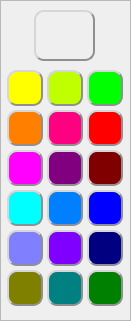
     <widget class="QFrame" name="frame_pick_colors">
      <property name="geometry">
       <rect>
        <x>8</x>
        <y>81</y>
        <width>131</width>
        <height>321</height>
       </rect>
      </property>
      <property name="whatsThis">
       <string>Label color picker</string>
      </property>
      <property name="frameShape">
       <enum>QFrame::StyledPanel</enum>
      </property>
      <property name="frameShadow">
       <enum>QFrame::Sunken</enum>
      </property>
      <property name="lineWidth">
       <number>2</number>
      </property>
      <widget class="QPushButton" name="pushButton_color_red">
       <property name="geometry">
        <rect>
         <x>87</x>
         <y>110</y>
         <width>36</width>
         <height>36</height>
        </rect>
       </property>
       <property name="cursor">
        <cursorShape>PointingHandCursor</cursorShape>
       </property>
       <property name="focusPolicy">
        <enum>Qt::NoFocus</enum>
       </property>
       <property name="whatsThis">
        <string>Color to use for the cells</string>
       </property>
       <property name="styleSheet">
        <string notr="true">QPushButton {
	background-color:rgb(255,0,0);
	border-radius: 10px;
	border: 2px outset #8f8f91;
	color rgb(0,0,0);
}
QPushButton:pressed {
	border: 2px inset #8f8f91;
}
QToolTip {
    border:2px solid black;
	padding:5px;
	background-color:rgb(64,64,64);
	color:white;
	font-size: 14px;
}</string>
       </property>
       <property name="text">
        <string/>
       </property>
       <property name="iconSize">
        <size>
         <width>16</width>
         <height>16</height>
        </size>
       </property>
      </widget>
      <widget class="QPushButton" name="pushButton_color_brown">
       <property name="geometry">
        <rect>
         <x>87</x>
         <y>150</y>
         <width>36</width>
         <height>36</height>
        </rect>
       </property>
       <property name="cursor">
        <cursorShape>PointingHandCursor</cursorShape>
       </property>
       <property name="focusPolicy">
        <enum>Qt::NoFocus</enum>
       </property>
       <property name="whatsThis">
        <string>Color to use for the cells</string>
       </property>
       <property name="styleSheet">
        <string notr="true">QPushButton {
	background-color:rgb(128,0,0);
	border-radius: 10px;
	border: 2px outset #8f8f91;
	color rgb(0,0,0);
}
QPushButton:pressed {
	border: 2px inset #8f8f91;
}
QToolTip {
    border:2px solid black;
	padding:5px;
	background-color:rgb(64,64,64);
	color:white;
	font-size: 14px;
}</string>
       </property>
       <property name="text">
        <string/>
       </property>
       <property name="iconSize">
        <size>
         <width>16</width>
         <height>16</height>
        </size>
       </property>
      </widget>
      <widget class="QPushButton" name="pushButton_color_orange">
       <property name="geometry">
        <rect>
         <x>7</x>
         <y>110</y>
         <width>36</width>
         <height>36</height>
        </rect>
       </property>
       <property name="cursor">
        <cursorShape>PointingHandCursor</cursorShape>
       </property>
       <property name="focusPolicy">
        <enum>Qt::NoFocus</enum>
       </property>
       <property name="whatsThis">
        <string>Color to use for the cells</string>
       </property>
       <property name="styleSheet">
        <string notr="true">QPushButton {
	background-color:rgb(255,128,0);
	border-radius: 10px;
	border: 2px outset #8f8f91;
	color rgb(0,0,0);
}
QPushButton:pressed {
	border: 2px inset #8f8f91;
}
QToolTip {
    border:2px solid black;
	padding:5px;
	background-color:rgb(64,64,64);
	color:white;
	font-size: 14px;
}</string>
       </property>
       <property name="text">
        <string/>
       </property>
       <property name="iconSize">
        <size>
         <width>16</width>
         <height>16</height>
        </size>
       </property>
      </widget>
      <widget class="QPushButton" name="pushButton_color_yellow">
       <property name="geometry">
        <rect>
         <x>7</x>
         <y>70</y>
         <width>36</width>
         <height>36</height>
        </rect>
       </property>
       <property name="cursor">
        <cursorShape>PointingHandCursor</cursorShape>
       </property>
       <property name="focusPolicy">
        <enum>Qt::NoFocus</enum>
       </property>
       <property name="whatsThis">
        <string>Color to use for the cells</string>
       </property>
       <property name="styleSheet">
        <string notr="true">QPushButton {
	background-color:rgb(255,255,0);
	border-radius: 10px;
	border: 2px outset #8f8f91;
	color rgb(0,0,0);
}
QPushButton:pressed {
	border: 2px inset #8f8f91;
}
QToolTip {
    border:2px solid black;
	padding:5px;
	background-color:rgb(64,64,64);
	color:white;
	font-size: 14px;
}</string>
       </property>
       <property name="text">
        <string/>
       </property>
       <property name="iconSize">
        <size>
         <width>16</width>
         <height>16</height>
        </size>
       </property>
      </widget>
      <widget class="QPushButton" name="pushButton_color_pick">
       <property name="geometry">
        <rect>
         <x>34</x>
         <y>10</y>
         <width>61</width>
         <height>51</height>
        </rect>
       </property>
       <property name="cursor">
        <cursorShape>PointingHandCursor</cursorShape>
       </property>
       <property name="focusPolicy">
        <enum>Qt::NoFocus</enum>
       </property>
       <property name="toolTip">
        <string/>
       </property>
       <property name="whatsThis">
        <string>Color to use for the cells</string>
       </property>
       <property name="styleSheet">
        <string notr="true">QPushButton {
	background: qlineargradient(x1: 0, y1: 0, x2: 0, y2: 1,
                                      stop: 0 #FFFFFF, stop: 1 #E0E0E0);
	border-radius: 10px;
	border: 2px outset #8f8f91;
	color rgb(0,0,0);
}
QPushButton:pressed {
	border: 2px inset #8f8f91;
}
QToolTip {
    border:2px solid black;
	padding:5px;
	background-color:rgb(64,64,64);
	color:white;
	font-size: 14px;
}</string>
       </property>
       <property name="text">
        <string/>
       </property>
       <property name="icon">
        <iconset>
         <normalon>:/icons/color.png</normalon>
        </iconset>
       </property>
       <property name="iconSize">
        <size>
         <width>32</width>
         <height>32</height>
        </size>
       </property>
      </widget>
      <widget class="QPushButton" name="pushButton_color_green">
       <property name="geometry">
        <rect>
         <x>87</x>
         <y>70</y>
         <width>36</width>
         <height>36</height>
        </rect>
       </property>
       <property name="cursor">
        <cursorShape>PointingHandCursor</cursorShape>
       </property>
       <property name="focusPolicy">
        <enum>Qt::NoFocus</enum>
       </property>
       <property name="whatsThis">
        <string>Color to use for the cells</string>
       </property>
       <property name="styleSheet">
        <string notr="true">QPushButton {
	background-color:rgb(0,255,0);
	border-radius: 10px;
	border: 2px outset #8f8f91;
	color rgb(0,0,0);
}
QPushButton:pressed {
	border: 2px inset #8f8f91;
}
QToolTip {
    border:2px solid black;
	padding:5px;
	background-color:rgb(64,64,64);
	color:white;
	font-size: 14px;
}</string>
       </property>
       <property name="text">
        <string/>
       </property>
       <property name="iconSize">
        <size>
         <width>16</width>
         <height>16</height>
        </size>
       </property>
      </widget>
      <widget class="QPushButton" name="pushButton_color_olive">
       <property name="geometry">
        <rect>
         <x>7</x>
         <y>270</y>
         <width>36</width>
         <height>36</height>
        </rect>
       </property>
       <property name="cursor">
        <cursorShape>PointingHandCursor</cursorShape>
       </property>
       <property name="focusPolicy">
        <enum>Qt::NoFocus</enum>
       </property>
       <property name="whatsThis">
        <string>Color to use for the cells</string>
       </property>
       <property name="styleSheet">
        <string notr="true">QPushButton {
	background-color:rgb(128,128,0);
	border-radius: 10px;
	border: 2px outset #8f8f91;
	color rgb(0,0,0);
}
QPushButton:pressed {
	border: 2px inset #8f8f91;
}
QToolTip {
    border:2px solid black;
	padding:5px;
	background-color:rgb(64,64,64);
	color:white;
	font-size: 14px;
}</string>
       </property>
       <property name="text">
        <string/>
       </property>
       <property name="iconSize">
        <size>
         <width>16</width>
         <height>16</height>
        </size>
       </property>
      </widget>
      <widget class="QPushButton" name="pushButton_color_cyan">
       <property name="geometry">
        <rect>
         <x>7</x>
         <y>190</y>
         <width>36</width>
         <height>36</height>
        </rect>
       </property>
       <property name="cursor">
        <cursorShape>PointingHandCursor</cursorShape>
       </property>
       <property name="focusPolicy">
        <enum>Qt::NoFocus</enum>
       </property>
       <property name="whatsThis">
        <string>Color to use for the cells</string>
       </property>
       <property name="styleSheet">
        <string notr="true">QPushButton {
	background-color:rgb(0,255,255);
	border-radius: 10px;
	border: 2px outset #8f8f91;
	color rgb(0,0,0);
}
QPushButton:pressed {
	border: 2px inset #8f8f91;
}
QToolTip {
    border:2px solid black;
	padding:5px;
	background-color:rgb(64,64,64);
	color:white;
	font-size: 14px;
}</string>
       </property>
       <property name="text">
        <string/>
       </property>
       <property name="iconSize">
        <size>
         <width>16</width>
         <height>16</height>
        </size>
       </property>
      </widget>
      <widget class="QPushButton" name="pushButton_color_emerald">
       <property name="geometry">
        <rect>
         <x>47</x>
         <y>270</y>
         <width>36</width>
         <height>36</height>
        </rect>
       </property>
       <property name="cursor">
        <cursorShape>PointingHandCursor</cursorShape>
       </property>
       <property name="focusPolicy">
        <enum>Qt::NoFocus</enum>
       </property>
       <property name="whatsThis">
        <string>Color to use for the cells</string>
       </property>
       <property name="styleSheet">
        <string notr="true">QPushButton {
	background-color:rgb(0,128,128);
	border-radius: 10px;
	border: 2px outset #8f8f91;
	color rgb(0,0,0);
}
QPushButton:pressed {
	border: 2px inset #8f8f91;
}
QToolTip {
    border:2px solid black;
	padding:5px;
	background-color:rgb(64,64,64);
	color:white;
	font-size: 14px;
}</string>
       </property>
       <property name="text">
        <string/>
       </property>
       <property name="iconSize">
        <size>
         <width>16</width>
         <height>16</height>
        </size>
       </property>
      </widget>
      <widget class="QPushButton" name="pushButton_color_blue">
       <property name="geometry">
        <rect>
         <x>87</x>
         <y>190</y>
         <width>36</width>
         <height>36</height>
        </rect>
       </property>
       <property name="cursor">
        <cursorShape>PointingHandCursor</cursorShape>
       </property>
       <property name="focusPolicy">
        <enum>Qt::NoFocus</enum>
       </property>
       <property name="whatsThis">
        <string>Color to use for the cells</string>
       </property>
       <property name="styleSheet">
        <string notr="true">QPushButton {
	background-color:rgb(0,0,255);
	border-radius: 10px;
	border: 2px outset #8f8f91;
	color rgb(0,0,0);
}
QPushButton:pressed {
	border: 2px inset #8f8f91;
}
QToolTip {
    border:2px solid black;
	padding:5px;
	background-color:rgb(64,64,64);
	color:white;
	font-size: 14px;
}</string>
       </property>
       <property name="text">
        <string/>
       </property>
       <property name="iconSize">
        <size>
         <width>16</width>
         <height>16</height>
        </size>
       </property>
      </widget>
      <widget class="QPushButton" name="pushButton_color_navy">
       <property name="geometry">
        <rect>
         <x>87</x>
         <y>230</y>
         <width>36</width>
         <height>36</height>
        </rect>
       </property>
       <property name="cursor">
        <cursorShape>PointingHandCursor</cursorShape>
       </property>
       <property name="focusPolicy">
        <enum>Qt::NoFocus</enum>
       </property>
       <property name="whatsThis">
        <string>Color to use for the cells</string>
       </property>
       <property name="styleSheet">
        <string notr="true">QPushButton {
	background-color:rgb(0,0,128);
	border-radius: 10px;
	border: 2px outset #8f8f91;
	color rgb(0,0,0);
}
QPushButton:pressed {
	border: 2px inset #8f8f91;
}
QToolTip {
    border:2px solid black;
	padding:5px;
	background-color:rgb(64,64,64);
	color:white;
	font-size: 14px;
}</string>
       </property>
       <property name="text">
        <string/>
       </property>
       <property name="iconSize">
        <size>
         <width>16</width>
         <height>16</height>
        </size>
       </property>
      </widget>
      <widget class="QPushButton" name="pushButton_color_magenta">
       <property name="geometry">
        <rect>
         <x>7</x>
         <y>150</y>
         <width>36</width>
         <height>36</height>
        </rect>
       </property>
       <property name="cursor">
        <cursorShape>PointingHandCursor</cursorShape>
       </property>
       <property name="focusPolicy">
        <enum>Qt::NoFocus</enum>
       </property>
       <property name="whatsThis">
        <string>Color to use for the cells</string>
       </property>
       <property name="styleSheet">
        <string notr="true">QPushButton {
	background-color:rgb(255,0,255);
	border-radius: 10px;
	border: 2px outset #8f8f91;
	color rgb(0,0,0);
}
QPushButton:pressed {
	border: 2px inset #8f8f91;
}
QToolTip {
    border:2px solid black;
	padding:5px;
	background-color:rgb(64,64,64);
	color:white;
	font-size: 14px;
}</string>
       </property>
       <property name="text">
        <string/>
       </property>
       <property name="iconSize">
        <size>
         <width>16</width>
         <height>16</height>
        </size>
       </property>
      </widget>
      <widget class="QPushButton" name="pushButton_color_purple">
       <property name="geometry">
        <rect>
         <x>47</x>
         <y>230</y>
         <width>36</width>
         <height>36</height>
        </rect>
       </property>
       <property name="cursor">
        <cursorShape>PointingHandCursor</cursorShape>
       </property>
       <property name="focusPolicy">
        <enum>Qt::NoFocus</enum>
       </property>
       <property name="whatsThis">
        <string>Color to use for the cells</string>
       </property>
       <property name="styleSheet">
        <string notr="true">QPushButton {
	background-color:rgb(128,0,255);
	border-radius: 10px;
	border: 2px outset #8f8f91;
	color rgb(0,0,0);
}
QPushButton:pressed {
	border: 2px inset #8f8f91;
}
QToolTip {
    border:2px solid black;
	padding:5px;
	background-color:rgb(64,64,64);
	color:white;
	font-size: 14px;
}</string>
       </property>
       <property name="text">
        <string/>
       </property>
       <property name="iconSize">
        <size>
         <width>16</width>
         <height>16</height>
        </size>
       </property>
      </widget>
      <widget class="QPushButton" name="pushButton_color_lime">
       <property name="geometry">
        <rect>
         <x>47</x>
         <y>70</y>
         <width>36</width>
         <height>36</height>
        </rect>
       </property>
       <property name="cursor">
        <cursorShape>PointingHandCursor</cursorShape>
       </property>
       <property name="focusPolicy">
        <enum>Qt::NoFocus</enum>
       </property>
       <property name="whatsThis">
        <string>Color to use for the cells</string>
       </property>
       <property name="styleSheet">
        <string notr="true">QPushButton {
	background-color:rgb(192,255,0);
	border-radius: 10px;
	border: 2px outset #8f8f91;
	color rgb(0,0,0);
}
QPushButton:pressed {
	border: 2px inset #8f8f91;
}
QToolTip {
    border:2px solid black;
	padding:5px;
	background-color:rgb(64,64,64);
	color:white;
	font-size: 14px;
}</string>
       </property>
       <property name="text">
        <string/>
       </property>
       <property name="iconSize">
        <size>
         <width>16</width>
         <height>16</height>
        </size>
       </property>
      </widget>
      <widget class="QPushButton" name="pushButton_color_laurel">
       <property name="geometry">
        <rect>
         <x>87</x>
         <y>270</y>
         <width>36</width>
         <height>36</height>
        </rect>
       </property>
       <property name="cursor">
        <cursorShape>PointingHandCursor</cursorShape>
       </property>
       <property name="focusPolicy">
        <enum>Qt::NoFocus</enum>
       </property>
       <property name="whatsThis">
        <string>Color to use for the cells</string>
       </property>
       <property name="styleSheet">
        <string notr="true">QPushButton {
	background-color:rgb(0,128,0);
	border-radius: 10px;
	border: 2px outset #8f8f91;
	color rgb(0,0,0);
}
QPushButton:pressed {
	border: 2px inset #8f8f91;
}
QToolTip {
    border:2px solid black;
	padding:5px;
	background-color:rgb(64,64,64);
	color:white;
	font-size: 14px;
}</string>
       </property>
       <property name="text">
        <string/>
       </property>
       <property name="iconSize">
        <size>
         <width>16</width>
         <height>16</height>
        </size>
       </property>
      </widget>
      <widget class="QPushButton" name="pushButton_color_malibu">
       <property name="geometry">
        <rect>
         <x>7</x>
         <y>230</y>
         <width>36</width>
         <height>36</height>
        </rect>
       </property>
       <property name="cursor">
        <cursorShape>PointingHandCursor</cursorShape>
       </property>
       <property name="focusPolicy">
        <enum>Qt::NoFocus</enum>
       </property>
       <property name="whatsThis">
        <string>Color to use for the cells</string>
       </property>
       <property name="styleSheet">
        <string notr="true">QPushButton {
	background-color:rgb(128,128,255);
	border-radius: 10px;
	border: 2px outset #8f8f91;
	color rgb(0,0,0);
}
QPushButton:pressed {
	border: 2px inset #8f8f91;
}
QToolTip {
    border:2px solid black;
	padding:5px;
	background-color:rgb(64,64,64);
	color:white;
	font-size: 14px;
}</string>
       </property>
       <property name="text">
        <string/>
       </property>
       <property name="iconSize">
        <size>
         <width>16</width>
         <height>16</height>
        </size>
       </property>
      </widget>
      <widget class="QPushButton" name="pushButton_color_violet">
       <property name="geometry">
        <rect>
         <x>47</x>
         <y>150</y>
         <width>36</width>
         <height>36</height>
        </rect>
       </property>
       <property name="cursor">
        <cursorShape>PointingHandCursor</cursorShape>
       </property>
       <property name="focusPolicy">
        <enum>Qt::NoFocus</enum>
       </property>
       <property name="whatsThis">
        <string>Color to use for the cells</string>
       </property>
       <property name="styleSheet">
        <string notr="true">QPushButton {
	background-color:rgb(128,0,128);
	border-radius: 10px;
	border: 2px outset #8f8f91;
	color rgb(0,0,0);
}
QPushButton:pressed {
	border: 2px inset #8f8f91;
}
QToolTip {
    border:2px solid black;
	padding:5px;
	background-color:rgb(64,64,64);
	color:white;
	font-size: 14px;
}</string>
       </property>
       <property name="text">
        <string/>
       </property>
       <property name="iconSize">
        <size>
         <width>16</width>
         <height>16</height>
        </size>
       </property>
      </widget>
      <widget class="QPushButton" name="pushButton_color_rose">
       <property name="geometry">
        <rect>
         <x>47</x>
         <y>110</y>
         <width>36</width>
         <height>36</height>
        </rect>
       </property>
       <property name="cursor">
        <cursorShape>PointingHandCursor</cursorShape>
       </property>
       <property name="focusPolicy">
        <enum>Qt::NoFocus</enum>
       </property>
       <property name="whatsThis">
        <string>Color to use for the cells</string>
       </property>
       <property name="styleSheet">
        <string notr="true">QPushButton {
	background-color:rgb(255,0,128);
	border-radius: 10px;
	border: 2px outset #8f8f91;
	color rgb(0,0,0);
}
QPushButton:pressed {
	border: 2px inset #8f8f91;
}
QToolTip {
    border:2px solid black;
	padding:5px;
	background-color:rgb(64,64,64);
	color:white;
	font-size: 14px;
}</string>
       </property>
       <property name="text">
        <string/>
       </property>
       <property name="iconSize">
        <size>
         <width>16</width>
         <height>16</height>
        </size>
       </property>
      </widget>
      <widget class="QPushButton" name="pushButton_color_azure">
       <property name="geometry">
        <rect>
         <x>47</x>
         <y>190</y>
         <width>36</width>
         <height>36</height>
        </rect>
       </property>
       <property name="cursor">
        <cursorShape>PointingHandCursor</cursorShape>
       </property>
       <property name="focusPolicy">
        <enum>Qt::NoFocus</enum>
       </property>
       <property name="whatsThis">
        <string>Color to use for the cells</string>
       </property>
       <property name="styleSheet">
        <string notr="true">QPushButton {
	background-color:rgb(0,128,255);
	border-radius: 10px;
	border: 2px outset #8f8f91;
	color rgb(0,0,0);
}
QPushButton:pressed {
	border: 2px inset #8f8f91;
}
QToolTip {
    border:2px solid black;
	padding:5px;
	background-color:rgb(64,64,64);
	color:white;
	font-size: 14px;
}</string>
       </property>
       <property name="text">
        <string/>
       </property>
       <property name="iconSize">
        <size>
         <width>16</width>
         <height>16</height>
        </size>
       </property>
      </widget>
     </widget>
